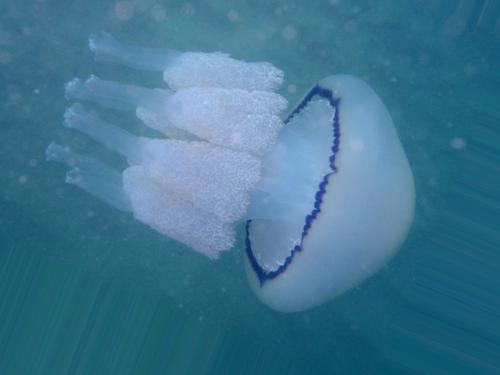
#> input picture augmented_data/barrel_jellyfish/barrel_jellyfish_aug_13.jpg, 500 x 375 px
$ python -i 2_augment_images.py   (imports and definitions only)
#> lines starting #> are read from the running program, lines starting #| are printed output that depends on the picture
### python_script/common.py

import os

def get_project_root():
    script_dir = os.path.dirname(os.path.abspath(__file__))
    project_root = os.path.abspath(os.path.join(script_dir, ".."))
    return project_root

def get_input_folder(input_folders):
    print("다음 중 작업을 수행할 폴더를 선택하세요:")
    for key, path in input_folders.items():
        print(f"{key}. {path}")

    user_choice = input("번호를 입력하세요: ")
#> the answer given: 1
#> further down, picture is the input picture: PIL image 500x375 RGB; mean R, G, B 62.9, 117.5, 144.1
    if user_choice not in input_folders:
        raise ValueError("잘못된 선택입니다. 올바른 번호를 입력해주세요.")

    project_root = get_project_root()
    input_folder = os.path.join(project_root, input_folders[user_choice].strip("/"))

    if not os.path.exists(input_folder):
        raise FileNotFoundError(f"Input folder does not exist: {input_folder}")

    return input_folder

def is_image_file(filename):
    return filename.lower().endswith((".jpeg", ".png", ".jpg"))

def convert_to_rgb(img):
    return img.convert("RGB")

### python_script/2_augment_images.py
from PIL import Image
import os
import random
from common import get_input_folder, is_image_file, convert_to_rgb

# 현재 스크립트 파일이 위치한 디렉토리를 기준으로 루트 디렉토리 설정
script_dir = os.path.dirname(os.path.abspath(__file__))
project_root = os.path.abspath(
    os.path.join(script_dir, "..")
)  # 상위 디렉토리로 이동

# 사용자가 선택할 수 있는 폴더 목록
# 반드시 '_preprocessed' 가 붙어있는 전처리된 dataset을 선택해야 함!
input_folders = {
    "1": "_preprocessed_datasets_origin/",  # Kaggle 다운로드 후 압축 푼 폴더
    "2": "_preprocessed_datasets_del_aug_duplicate/",  # 1번에서 중복 및 강화된 이미지 제거
    "3": "_preprocessed_datasets_no_watermark/",  # 2번에서 워터마크 제거
    "4": "_preprocessed_datasets_no_group/",  # 2번에서 집단 해파리 이미지 제거
    "5": "_preprocessed_datasets_no_obstacle/",  # 2번에서 방해물 제거
}

# [1 line that did not run here, left out]

# input_folder가 존재하는지 확인
# [16 lines not run here, left out]


# 증강 함수 정의
def move(img):
    x_shift = random.randint(-10, 10)  # 이동할 픽셀 범위
    y_shift = random.randint(-10, 10)
    return img.transform(img.size, Image.AFFINE, (1, 0, x_shift, 0, 1, y_shift))


def zoom(img):
    zoom_factor = random.uniform(0.8, 1.2)  # 확대/축소 비율
    w, h = img.size
#> w = 500; h = 375
    img = img.resize((int(w * zoom_factor), int(h * zoom_factor)))
    return img.crop((0, 0, w, h))
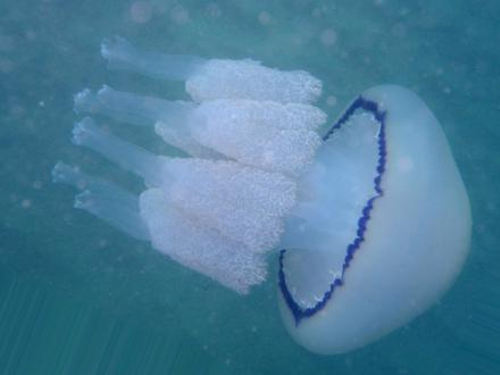
#> returned value: PIL image 500x375 RGB; mean R, G, B 74.3, 124.7, 152.4


def crop(img):
    w, h = img.size
    crop_size = random.randint(20, 50)
    return img.crop((crop_size, crop_size, w - crop_size, h - crop_size))


def rotate(img):
    angle = random.randint(-15, 15)  # 회전 각도
    return img.rotate(angle, expand=True)


# 증강 방법 매핑
augmentation_methods = {
    "move": move,
    "zoom": zoom,
    "crop": crop,
    "rotate": rotate,
}

# 모든 클래스 폴더의 이미지 수 계산
class_counts = {}
# [9 lines not run here, left out]

# 총 이미지 수를 250개로 설정
max_count = 250

# 각 클래스 폴더에 대해 증강 수행
# [54 lines not run here, left out]

>>> from PIL import Image
>>> picture = Image.open('../augmented_data/barrel_jellyfish/barrel_jellyfish_aug_13.jpg')
>>> result = zoom(picture)

$ run again, on augmented_data/barrel_jellyfish/barrel_jellyfish_aug_155.jpg
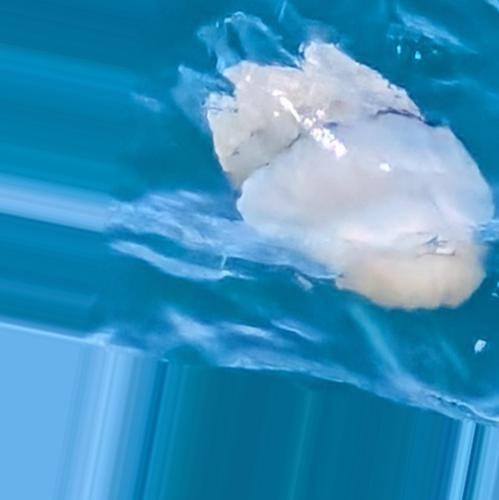
#> input picture augmented_data/barrel_jellyfish/barrel_jellyfish_aug_155.jpg, 499 x 500 px
#> picture is the input picture: PIL image 499x500 RGB; mean R, G, B 59.5, 145.8, 188.1
#> in zoom, `return img.crop((0, 0, w, h))`:
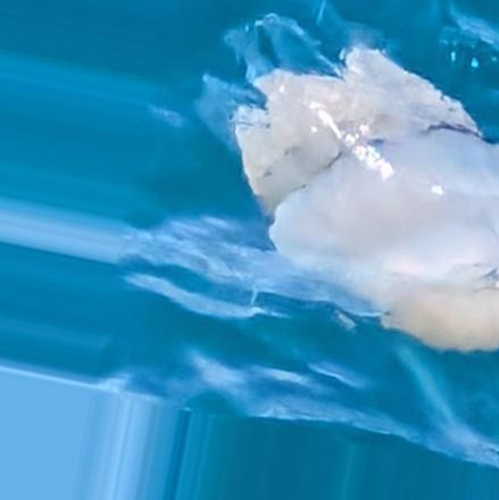
#> returned value: PIL image 499x500 RGB; mean R, G, B 63.8, 148.4, 190.4

$ run again, on augmented_data/barrel_jellyfish/barrel_jellyfish_aug_186.jpg
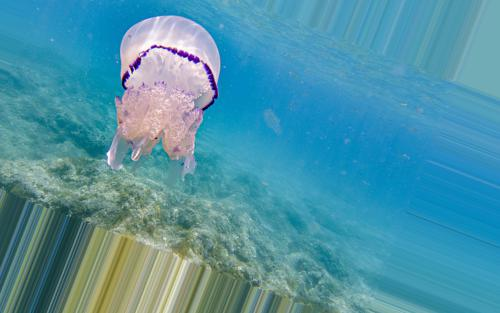
#> input picture augmented_data/barrel_jellyfish/barrel_jellyfish_aug_186.jpg, 500 x 313 px
#> picture is the input picture: PIL image 500x313 RGB; mean R, G, B 77.4, 147.1, 165.8
#> in zoom, `return img.crop((0, 0, w, h))`:
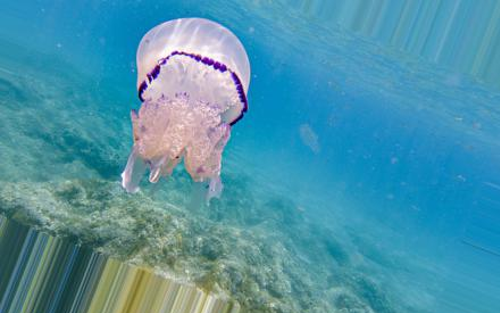
#> returned value: PIL image 500x313 RGB; mean R, G, B 75.9, 147.4, 168.5

$ run again, on augmented_data/barrel_jellyfish/barrel_jellyfish_aug_214.jpg
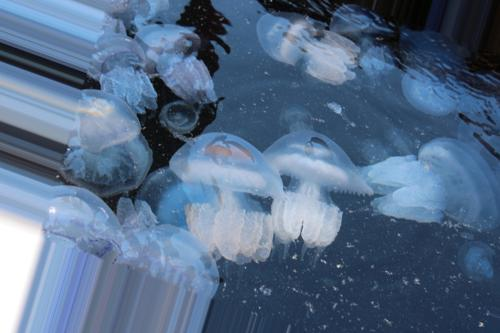
#> input picture augmented_data/barrel_jellyfish/barrel_jellyfish_aug_214.jpg, 500 x 333 px
#> picture is the input picture: PIL image 500x333 RGB; mean R, G, B 85, 108, 136.5
#> in zoom, `return img.crop((0, 0, w, h))`:
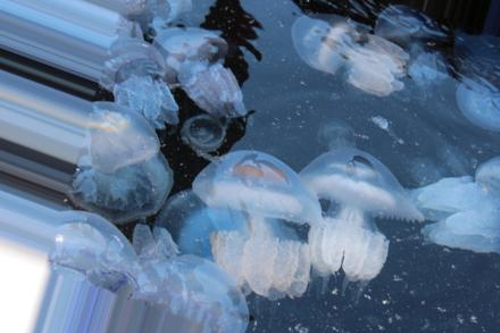
#> returned value: PIL image 500x333 RGB; mean R, G, B 91.7, 115.5, 144
